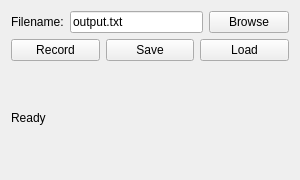
<?xml version="1.0" encoding="UTF-8"?>
<ui version="4.0">
 <class>FileSinkTxtGUI</class>
 <widget class="RollupContents" name="FileSinkTxtGUI">
  <property name="geometry">
   <rect>
    <x>0</x>
    <y>0</y>
    <width>300</width>
    <height>180</height>
   </rect>
  </property>
  <property name="windowTitle">
   <string>File Sink Txt</string>
  </property>
  <layout class="QVBoxLayout">
   <item>
    <layout class="QHBoxLayout">
     <item>
      <widget class="QLabel">
       <property name="text">
        <string>Filename:</string>
       </property>
      </widget>
     </item>
     <item>
      <widget class="QLineEdit" name="filenameEdit">
       <property name="text">
        <string>output.txt</string>
       </property>
      </widget>
     </item>
     <item>
      <widget class="QPushButton" name="browsePushButton">
       <property name="text">
        <string>Browse</string>
       </property>
      </widget>
     </item>
    </layout>
   </item>
   <item>
    <layout class="QHBoxLayout">
     <item>
      <widget class="QPushButton" name="recordPushButton">
       <property name="text">
        <string>Record</string>
       </property>
       <property name="checkable">
        <bool>true</bool>
       </property>
      </widget>
     </item>
     <item>
      <widget class="QPushButton" name="savePushButton">
       <property name="text">
        <string>Save</string>
       </property>
      </widget>
     </item>
     <item>
      <widget class="QPushButton" name="loadPushButton">
       <property name="text">
        <string>Load</string>
       </property>
      </widget>
     </item>
    </layout>
   </item>
   <item>
    <widget class="QLabel" name="statusLabel">
     <property name="text">
      <string>Ready</string>
     </property>
    </widget>
   </item>
  </layout>
 </widget>
 <customwidgets>
  <customwidget>
   <class>RollupContents</class>
   <extends>QWidget</extends>
   <header>gui/rollupcontents.h</header>
   <container>1</container>
  </customwidget>
 </customwidgets>
 <resources/>
 <connections/>
</ui>
